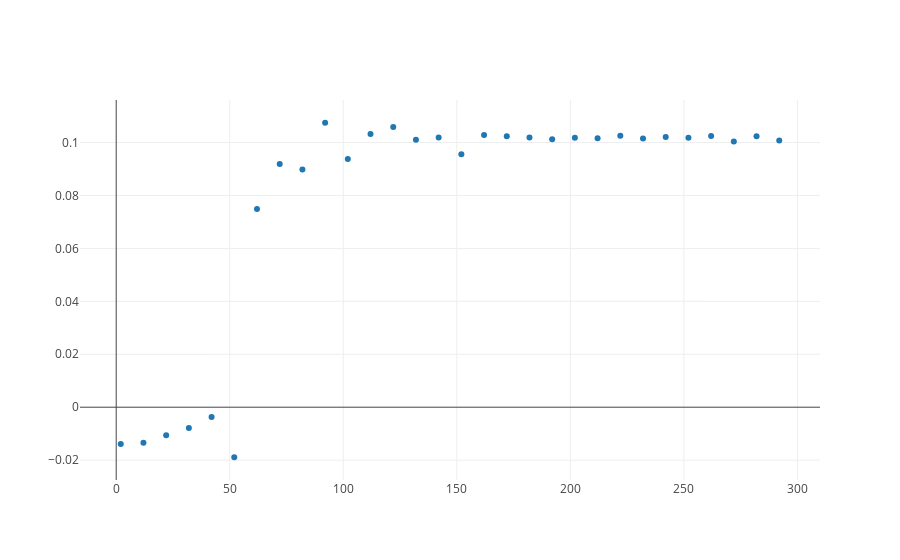

The notebook cell saved with this chart:
### Code cell
from graph import trace_values, plot
scores_trace = trace_values(n_features, scores)
plot([scores_trace])

### Figure 1 — Plotly figure (JSON) as saved in the notebook; plotly's stock layout.template omitted (floating-point values rounded to 4 significant figures)
{"data": [{"mode": "markers", "name": "data", "text": [], "type": "scatter", "uid": "7587d4f3-e928-4942-9d93-d89a6817e20e", "x": [292, 282, 272, 262, 252, 242, 232, 222, 212, 202, 192, 182, 172, 162, 152, 142, 132, 122, 112, 102, 92, 82, 72, 62, 52, 42, 32, 22, 12, 2], "y": [0.1008, 0.1024, 0.1004, 0.1025, 0.1018, 0.1021, 0.1015, 0.1026, 0.1016, 0.1018, 0.1012, 0.1019, 0.1024, 0.1029, 0.09557, 0.1019, 0.1011, 0.1059, 0.1032, 0.09376, 0.1075, 0.08985, 0.09189, 0.07484, -0.01891, -0.003661, -0.007812, -0.0106, -0.01342, -0.01393]}], "layout": {"autosize": true, "xaxis": {"autorange": true, "range": [-15.95, 309.9], "type": "linear"}, "yaxis": {"autorange": true, "range": [-0.02816, 0.1167], "type": "linear"}}}
